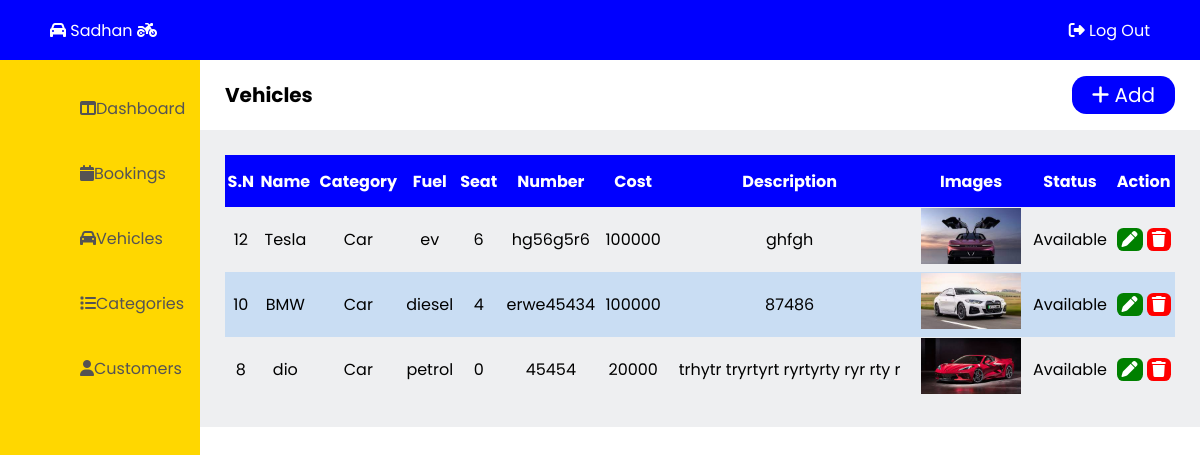
Before: /admin/vehicles.php with the older database file.
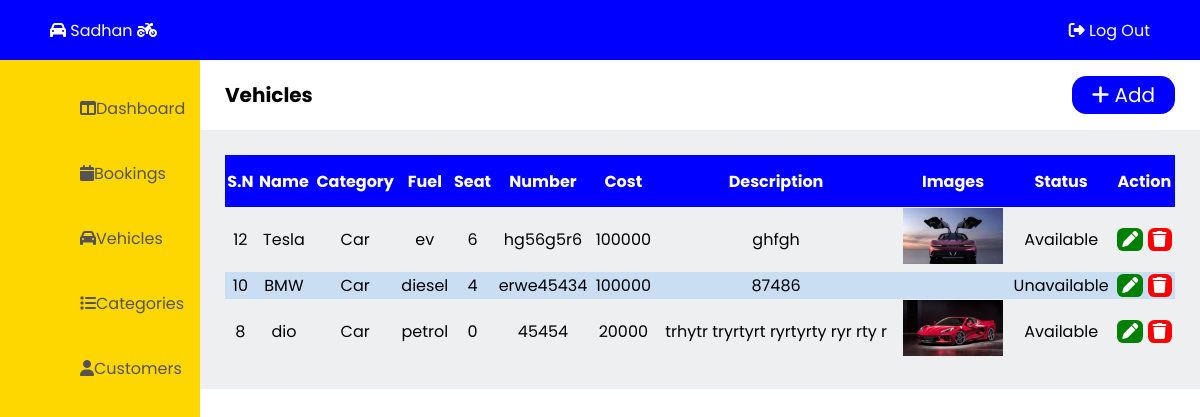
After: the same page with the newer database file.
### tables this page shows
CREATE TABLE `vehicles` (
  `v_id` int(11) NOT NULL,
  `v_name` varchar(50) NOT NULL,
  `v_type` varchar(50) NOT NULL,
  `v_fuel` varchar(20) NOT NULL,
  `v_seat` int(100) NOT NULL,
  `v_number` varchar(30) DEFAULT NULL,
  `v_cost` int(20) NOT NULL,
  `v_image1` varchar(500) NOT NULL,
  `v_image2` varchar(500) NOT NULL,
  `v_image3` varchar(500) NOT NULL,
  `v_description` varchar(200) NOT NULL,
  `v_status` varchar(20) NOT NULL
);

### admin/vehicles.php (the view, shortened to what this page needs)
<!DOCTYPE html>
<html lang="en">
<head>
  <link rel="stylesheet" href="admin-css\admin-style.css"/>
</head>
<body>
  <?php
    include "admin-container\admin-header.php";
  ?>
  <?php
    include "admin-container\admin-leftbar.php";
  ?>
  <main class="main">
    <section class="title">
      <p>Vehicles</p>
      <div class="add-btn">
        <a href="add-vehicles.php"><i class="fa-solid fa-plus"></i> Add</a>
      </div>
    </section>
    <div class="vehicle-table">
      <table>
        <tr>
          <th>S.N</th>
          <th>Name</th>
          <th>Category</th>
          <th>Fuel</th>
          <th>Seat</th>
          <th>Number</th>
          <th>Cost</th>
          <th>Description</th>
          <th>Images</th>
          <th>Status</th>
          <th>Action</th>
        </tr>
<?php
    $qry = "SELECT * FROM vehicles ORDER BY v_id DESC";
    include 'admin-container/db_connection.php';
    $result = mysqli_query($con, $qry);
?>
        <?php while($row = mysqli_fetch_assoc($result)){  ?>
          <tr>
            <td><?php echo $row['v_id'];?></td>
            <td><?php echo $row['v_name'];?></td>
            <td><?php echo $row['v_type'];?></td>
            <td><?php echo $row['v_fuel'];?></td>
            <td><?php echo $row['v_seat'];?></td>
            <td><?php echo $row['v_number'];?></td>
            <td><?php echo $row['v_cost'];?></td>
            <td><?php echo $row['v_description'];?></td>
            <td><img src="../images/<?php echo $row['v_image1'];?>" alt="" style="width:100px"></td>
            <td><?php echo $row['v_status'];?></td>
            <td>
              <a href="edit-vehicle.php?v_id=<?php echo $row['v_id'];?>" class="confirm"><i class="fa-solid fa-pen"></i></a>
              <a href="vehicles.php?v_id=<?php echo $row['v_id'];?>" name="delete" class="delete" onclick="return confirm('Are you sure to delete?')"><i class="fa-solid fa-trash"></i></a>
            </td>
          </tr>
        <?php } ?>
      </table>
    </div>
  </main>
</body>
</html>

### admin/admin-container/admin-header.php
<header class="header">
    <a href="..\home.php" class="logo"><i class="fa-solid fa-car"></i> Sadhan <i class="fa-solid fa-motorcycle"></i></a>
    <div class="admin-header-btn">
        <a href="admin-logout.php" class="admin-logout" onclick="return confirm('Are you sure to log out?')"><i class="fa-solid fa-right-from-bracket"></i> Log Out </a>
    </div>
</header>

### admin/admin-container/admin-leftbar.php
<section class="leftbar">
    <div class="leftbar-menu">
    <nav>
      <ul class="nav-item">
        <li><a href="dashboard.php" class="nav-item"><i class="fa-solid fa-table-columns"></i> Dashboard</a></li>
        <li><a href="bookings.php" class="nav-item"><i class="fa-solid fa-calendar"></i> Bookings</a></li>
        <li><a href="vehicles.php" class="nav-item"><i class="fa-solid fa-car"></i> Vehicles</a></li>
        <li><a href="categories.php" class="nav-item"><i class="fa-solid fa-list"></i> Categories</a></li>
        <li><a href="customers.php" class="nav-item"><i class="fa-solid fa-user"></i> Customers</a></li>
      </ul>
    </nav>
    </div>
</section>

### admin/admin-css/admin-style.css (style rules this page uses)
body { list-style: none; text-decoration: none; margin: 0; padding: 0; height: 100vh; display: grid; grid-template-columns: 200px 1fr; grid-template-rows: 60px 1fr; font-family: 'Poppins', sans-serif; }
.header { background-color: blue; grid-column: 1 / 3; grid-row: 1 / 2; }
.leftbar { background-color: gold; grid-column: 1 / 2; grid-row: 2 / 3; }
.title { padding-left: 25px; padding-right: 25px; font-size: 20px; display: flex; align-items: center; }
.title p { font-weight: bold; }
.title a { text-decoration: none; color: rgb(255, 255, 255); background-color: blue; padding: 5px 20px; border-radius: 0.9rem; justify-content: space-between; }
.add-btn { position: absolute; right: 0; padding-right: 25px; }
header { top: 0; right: 0; display: flex; align-items: center; justify-content: space-between; padding-left: 30px; padding-right: 30px; }
.header a { padding: 10px 20px; text-decoration: none; color: white; }
.admin-header-btn .admin-logout { color: #fff; border-radius: 0.9rem; }
.leftbar-menu nav { overflow: hidden; }
.leftbar-menu li { text-decoration: none; list-style: none; }
.leftbar-menu a { position: relative; color: rgb(85, 83, 83); font-size: 16px; display: table; width: 150px; text-decoration: none; list-style: none; padding: 20px; border-radius: 0.9rem; }
.nav-item { position: relative; margin-left: 10px; }
.booking-table, .vehicle-table, .customer-table, .category-table { padding: 25px; background-color: #eeeff1; }
table { width: 100%; border-collapse: collapse; }
th { height: 50px; background-color: blue; color: white; }
td { text-align: center; }
td a { text-decoration: none; color: rgb(255, 255, 255); padding-left: 5px; padding-right: 5px; border-radius: 0.4rem; }
.confirm, .edit { background-color: green; }
.cancel, .delete { background-color: red; }
tr:nth-child(odd) { background-color: rgba(0, 119, 255, 0.158); }

Changed rows visible on the page:
changed vehicles "BMW": v_status "Available" → "Unavailable"; v_image1: picture removed
